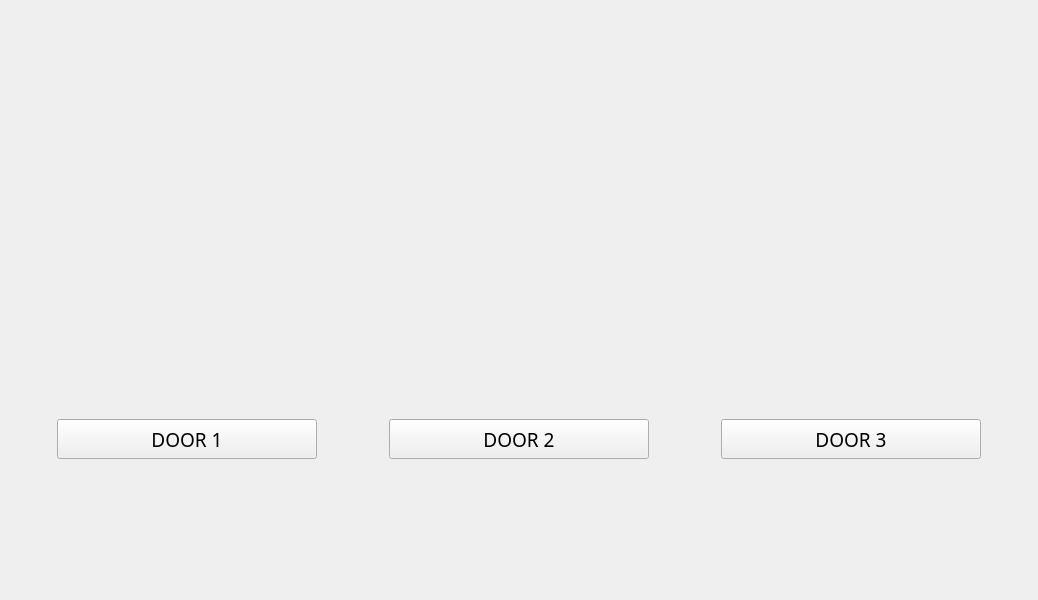
<?xml version="1.0" encoding="UTF-8"?>
<ui version="4.0">
 <class>DoorPrize</class>
 <widget class="QMainWindow" name="DoorPrize">
  <property name="geometry">
   <rect>
    <x>0</x>
    <y>0</y>
    <width>1038</width>
    <height>600</height>
   </rect>
  </property>
  <property name="windowTitle">
   <string>DoorPrize</string>
  </property>
  <widget class="QWidget" name="centralWidget">
   <widget class="QLabel" name="door1">
    <property name="geometry">
     <rect>
      <x>47</x>
      <y>87</y>
      <width>280</width>
      <height>280</height>
     </rect>
    </property>
    <property name="minimumSize">
     <size>
      <width>280</width>
      <height>280</height>
     </size>
    </property>
    <property name="maximumSize">
     <size>
      <width>280</width>
      <height>280</height>
     </size>
    </property>
    <property name="text">
     <string/>
    </property>
   </widget>
   <widget class="QLabel" name="door2">
    <property name="geometry">
     <rect>
      <x>379</x>
      <y>87</y>
      <width>280</width>
      <height>280</height>
     </rect>
    </property>
    <property name="minimumSize">
     <size>
      <width>280</width>
      <height>280</height>
     </size>
    </property>
    <property name="maximumSize">
     <size>
      <width>280</width>
      <height>280</height>
     </size>
    </property>
    <property name="text">
     <string/>
    </property>
   </widget>
   <widget class="QLabel" name="door3">
    <property name="geometry">
     <rect>
      <x>711</x>
      <y>87</y>
      <width>280</width>
      <height>280</height>
     </rect>
    </property>
    <property name="minimumSize">
     <size>
      <width>280</width>
      <height>280</height>
     </size>
    </property>
    <property name="maximumSize">
     <size>
      <width>280</width>
      <height>280</height>
     </size>
    </property>
    <property name="text">
     <string/>
    </property>
   </widget>
   <widget class="QPushButton" name="button3">
    <property name="geometry">
     <rect>
      <x>721</x>
      <y>419</y>
      <width>260</width>
      <height>40</height>
     </rect>
    </property>
    <property name="minimumSize">
     <size>
      <width>260</width>
      <height>40</height>
     </size>
    </property>
    <property name="maximumSize">
     <size>
      <width>260</width>
      <height>40</height>
     </size>
    </property>
    <property name="font">
     <font>
      <family>Ebrima</family>
      <pointsize>14</pointsize>
     </font>
    </property>
    <property name="toolTip">
     <string>&lt;html&gt;&lt;head/&gt;&lt;body&gt;&lt;p&gt;&lt;span style=&quot; font-size:12pt;&quot;&gt;Pick me instead!&lt;/span&gt;&lt;/p&gt;&lt;/body&gt;&lt;/html&gt;</string>
    </property>
    <property name="text">
     <string>DOOR 3</string>
    </property>
   </widget>
   <widget class="QLabel" name="image2Text">
    <property name="geometry">
     <rect>
      <x>379</x>
      <y>480</y>
      <width>280</width>
      <height>100</height>
     </rect>
    </property>
    <property name="minimumSize">
     <size>
      <width>280</width>
      <height>100</height>
     </size>
    </property>
    <property name="maximumSize">
     <size>
      <width>280</width>
      <height>100</height>
     </size>
    </property>
    <property name="font">
     <font>
      <family>Montserrat</family>
      <pointsize>14</pointsize>
     </font>
    </property>
    <property name="text">
     <string/>
    </property>
    <property name="alignment">
     <set>Qt::AlignCenter</set>
    </property>
    <property name="wordWrap">
     <bool>true</bool>
    </property>
   </widget>
   <widget class="QLabel" name="image3Text">
    <property name="geometry">
     <rect>
      <x>711</x>
      <y>480</y>
      <width>280</width>
      <height>100</height>
     </rect>
    </property>
    <property name="minimumSize">
     <size>
      <width>280</width>
      <height>100</height>
     </size>
    </property>
    <property name="maximumSize">
     <size>
      <width>280</width>
      <height>100</height>
     </size>
    </property>
    <property name="font">
     <font>
      <family>Montserrat</family>
      <pointsize>14</pointsize>
     </font>
    </property>
    <property name="text">
     <string/>
    </property>
    <property name="alignment">
     <set>Qt::AlignCenter</set>
    </property>
    <property name="wordWrap">
     <bool>true</bool>
    </property>
   </widget>
   <widget class="QLabel" name="image3">
    <property name="geometry">
     <rect>
      <x>711</x>
      <y>87</y>
      <width>280</width>
      <height>280</height>
     </rect>
    </property>
    <property name="minimumSize">
     <size>
      <width>280</width>
      <height>280</height>
     </size>
    </property>
    <property name="maximumSize">
     <size>
      <width>280</width>
      <height>280</height>
     </size>
    </property>
    <property name="text">
     <string/>
    </property>
   </widget>
   <widget class="QPushButton" name="button2">
    <property name="geometry">
     <rect>
      <x>389</x>
      <y>419</y>
      <width>260</width>
      <height>40</height>
     </rect>
    </property>
    <property name="minimumSize">
     <size>
      <width>260</width>
      <height>40</height>
     </size>
    </property>
    <property name="maximumSize">
     <size>
      <width>260</width>
      <height>40</height>
     </size>
    </property>
    <property name="font">
     <font>
      <family>Ebrima</family>
      <pointsize>14</pointsize>
     </font>
    </property>
    <property name="toolTip">
     <string>&lt;html&gt;&lt;head/&gt;&lt;body&gt;&lt;p&gt;&lt;span style=&quot; font-size:12pt;&quot;&gt;No, pick me!&lt;/span&gt;&lt;/p&gt;&lt;/body&gt;&lt;/html&gt;</string>
    </property>
    <property name="text">
     <string>DOOR 2</string>
    </property>
   </widget>
   <widget class="QPushButton" name="button1">
    <property name="geometry">
     <rect>
      <x>57</x>
      <y>419</y>
      <width>260</width>
      <height>40</height>
     </rect>
    </property>
    <property name="minimumSize">
     <size>
      <width>260</width>
      <height>40</height>
     </size>
    </property>
    <property name="maximumSize">
     <size>
      <width>260</width>
      <height>40</height>
     </size>
    </property>
    <property name="font">
     <font>
      <family>Ebrima</family>
      <pointsize>14</pointsize>
     </font>
    </property>
    <property name="toolTip">
     <string>&lt;html&gt;&lt;head/&gt;&lt;body&gt;&lt;p&gt;&lt;span style=&quot; font-size:12pt;&quot;&gt;Pick me!&lt;/span&gt;&lt;/p&gt;&lt;/body&gt;&lt;/html&gt;</string>
    </property>
    <property name="text">
     <string>DOOR 1</string>
    </property>
   </widget>
   <widget class="QLabel" name="image1">
    <property name="geometry">
     <rect>
      <x>47</x>
      <y>87</y>
      <width>280</width>
      <height>280</height>
     </rect>
    </property>
    <property name="minimumSize">
     <size>
      <width>280</width>
      <height>280</height>
     </size>
    </property>
    <property name="maximumSize">
     <size>
      <width>280</width>
      <height>280</height>
     </size>
    </property>
    <property name="text">
     <string/>
    </property>
   </widget>
   <widget class="QLabel" name="image2">
    <property name="geometry">
     <rect>
      <x>379</x>
      <y>87</y>
      <width>280</width>
      <height>280</height>
     </rect>
    </property>
    <property name="minimumSize">
     <size>
      <width>280</width>
      <height>280</height>
     </size>
    </property>
    <property name="maximumSize">
     <size>
      <width>280</width>
      <height>280</height>
     </size>
    </property>
    <property name="text">
     <string/>
    </property>
   </widget>
   <widget class="QLabel" name="image1Text">
    <property name="geometry">
     <rect>
      <x>47</x>
      <y>480</y>
      <width>280</width>
      <height>100</height>
     </rect>
    </property>
    <property name="minimumSize">
     <size>
      <width>280</width>
      <height>100</height>
     </size>
    </property>
    <property name="maximumSize">
     <size>
      <width>280</width>
      <height>100</height>
     </size>
    </property>
    <property name="font">
     <font>
      <family>Montserrat</family>
      <pointsize>14</pointsize>
     </font>
    </property>
    <property name="text">
     <string/>
    </property>
    <property name="alignment">
     <set>Qt::AlignCenter</set>
    </property>
    <property name="wordWrap">
     <bool>true</bool>
    </property>
   </widget>
  </widget>
 </widget>
 <layoutdefault spacing="6" margin="11"/>
 <resources/>
 <connections/>
</ui>
